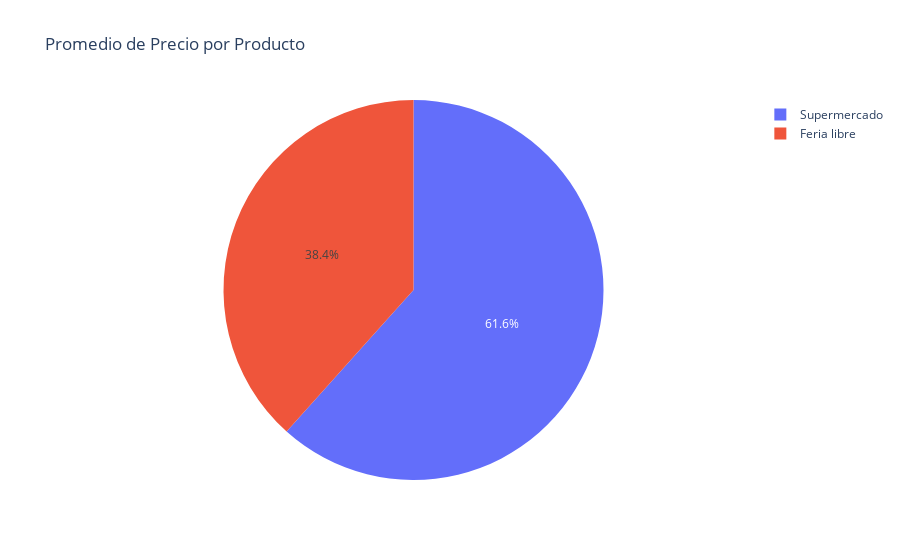

The notebook cell this image was saved under:
### Code cell
df = extract_data()

#convierte el precio promedio a float
# Replace commas with periods and convert 'PrecioPromedio' to float
df['PrecioPromedio'] = df['PrecioPromedio'].str.replace(',', '.').astype(float)
# agrupa por producto y por punto de monitoreo y saca el promedio de precio promedio
df = df.groupby(['Producto', 'PuntoMonitoreo'])['PrecioPromedio'].mean().reset_index()

#agrupa port punto de monitoreo y saca el promedio de precio promedio
df = df.groupby(['PuntoMonitoreo'])['PrecioPromedio'].mean().reset_index()
print(df)

fig = px.pie(df, values='PrecioPromedio', names='PuntoMonitoreo', title='Promedio de Precio por Producto')
fig.show()

### Figure 1 — Plotly figure (JSON) as saved in the notebook; plotly's stock layout.template omitted (floating-point values rounded to 4 significant figures)
{"data": [{"domain": {"x": [0, 1], "y": [0, 1]}, "hovertemplate": "PuntoMonitoreo=%{label}<br>PrecioPromedio=%{value}<extra></extra>", "labels": ["Feria libre", "Supermercado"], "legendgroup": "", "name": "", "showlegend": true, "type": "pie", "values": [523.6, 841.4]}], "layout": {"legend": {"tracegroupgap": 0}, "title": {"text": "Promedio de Precio por Producto"}}}
